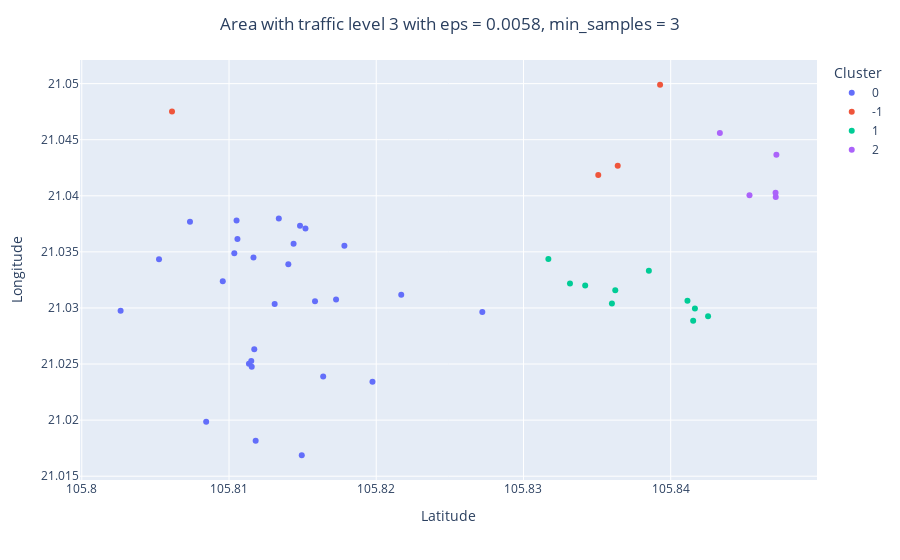

This figure's notebook cell:
### Code cell
#Plot for Model 3
after_fig3 = px.scatter(TF_3,
                        x = "Latitude" , 
                        y = "Longitude", 
                        color=TF_3['labels'].astype(str),
                        labels={"color" : "Cluster"},
                        )
after_fig3.update_layout(
            title={
            'text' : "Area with traffic level 3 with eps = 0.0058, min_samples = 3",
            'x':0.5,
            'xanchor': 'center',
        })
after_fig3

### Figure 1 — Plotly figure (JSON) as saved in the notebook; plotly's stock layout.template omitted (floating-point values rounded to 4 significant figures)
{"data": [{"hovertemplate": "Cluster=0<br>Latitude=%{x}<br>Longitude=%{y}<extra></extra>", "legendgroup": "0", "marker": {"color": "#636efa", "symbol": "circle"}, "mode": "markers", "name": "0", "orientation": "v", "showlegend": true, "type": "scatter", "x": [105.8, 105.8, 105.8, 105.8, 105.8, 105.8, 105.8, 105.8, 105.8, 105.8, 105.8, 105.8, 105.8, 105.8, 105.8, 105.8, 105.8, 105.8, 105.8, 105.8, 105.8, 105.8, 105.8, 105.8, 105.8, 105.8, 105.8, 105.8], "xaxis": "x", "y": [21.04, 21.03, 21.03, 21.03, 21.03, 21.02, 21.03, 21.02, 21.02, 21.04, 21.04, 21.04, 21.04, 21.04, 21.03, 21.02, 21.02, 21.02, 21.03, 21.03, 21.03, 21.04, 21.04, 21.03, 21.03, 21.03, 21.03, 21.03], "yaxis": "y"}, {"hovertemplate": "Cluster=-1<br>Latitude=%{x}<br>Longitude=%{y}<extra></extra>", "legendgroup": "-1", "marker": {"color": "#EF553B", "symbol": "circle"}, "mode": "markers", "name": "-1", "orientation": "v", "showlegend": true, "type": "scatter", "x": [105.8, 105.8, 105.8, 105.8], "xaxis": "x", "y": [21.05, 21.04, 21.04, 21.05], "yaxis": "y"}, {"hovertemplate": "Cluster=1<br>Latitude=%{x}<br>Longitude=%{y}<extra></extra>", "legendgroup": "1", "marker": {"color": "#00cc96", "symbol": "circle"}, "mode": "markers", "name": "1", "orientation": "v", "showlegend": true, "type": "scatter", "x": [105.8, 105.8, 105.8, 105.8, 105.8, 105.8, 105.8, 105.8, 105.8, 105.8], "xaxis": "x", "y": [21.03, 21.03, 21.03, 21.03, 21.03, 21.03, 21.03, 21.03, 21.03, 21.03], "yaxis": "y"}, {"hovertemplate": "Cluster=2<br>Latitude=%{x}<br>Longitude=%{y}<extra></extra>", "legendgroup": "2", "marker": {"color": "#ab63fa", "symbol": "circle"}, "mode": "markers", "name": "2", "orientation": "v", "showlegend": true, "type": "scatter", "x": [105.8, 105.8, 105.8, 105.8, 105.8], "xaxis": "x", "y": [21.05, 21.04, 21.04, 21.04, 21.04], "yaxis": "y"}], "layout": {"legend": {"title": {"text": "Cluster"}, "tracegroupgap": 0}, "margin": {"t": 60}, "title": {"text": "Area with traffic level 3 with eps = 0.0058, min_samples = 3", "x": 0.5, "xanchor": "center"}, "xaxis": {"anchor": "y", "domain": [0, 1], "title": {"text": "Latitude"}}, "yaxis": {"anchor": "x", "domain": [0, 1], "title": {"text": "Longitude"}}}}
